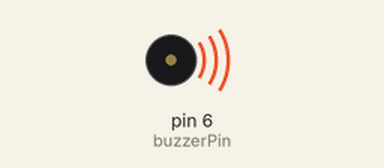
A sketch run on a simulated Arduino Uno, built with avr-gcc and run on an emulated ATmega328P. Parts: buzzer (waves = sounding).

Above: at 0.1 s.
Timing chart, 0 to 3.0 s (numbered marks = the images above):
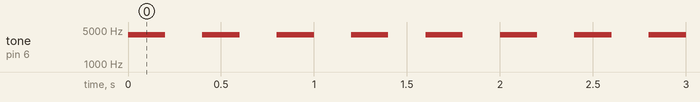

Measured:
- by itself, tone on pin 6 (buzzerPin): alternates 4000 Hz for 0.20 s and silent for 0.20 s

The sketch:

buzzer.ino
```cpp
static const int buzzerPin = 6;    // set the variable "buzzerPin" to pin 12
void setup(void) {
  pinMode(buzzerPin, OUTPUT);       // set the buzzerPin as output
}

void loop() {
  beep();                           // execute the "beep" function
  delay(400);                      // pause 5s
}

void beep() {
  tone(buzzerPin, 4000,200);        // give a tone on the buzzerPin, at 196hz for, 200ms
}
```
